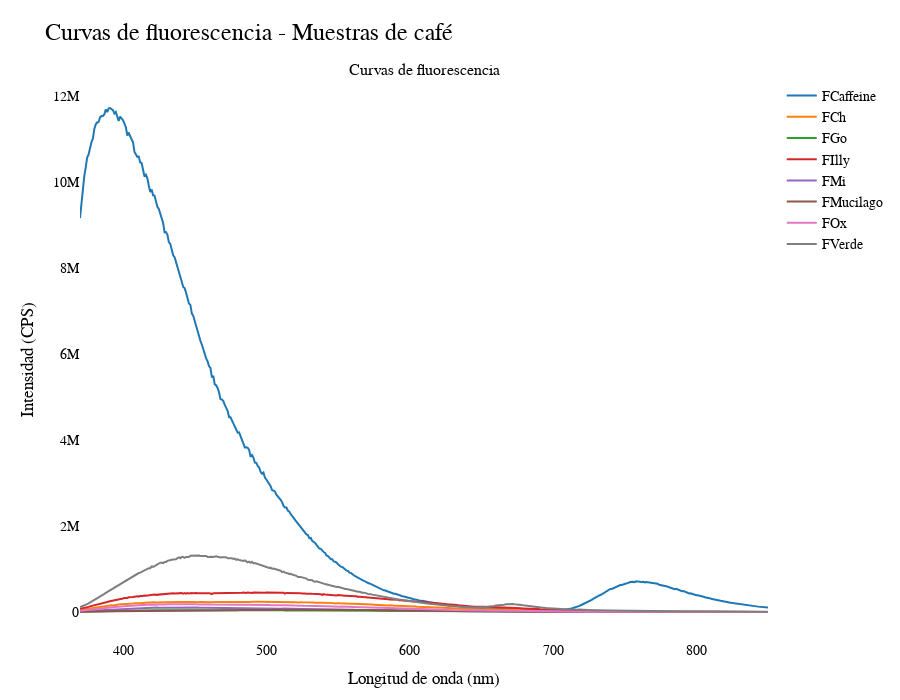

This figure's notebook cell:
### Code cell
import pandas as pd
import numpy as np
import plotly.graph_objects as go
from plotly.subplots import make_subplots
from datetime import datetime
import os

# === Ruta base relativa
ruta_base = os.getcwd()

# === Archivos de fluorescencia
archivos_fluo = [f for f in os.listdir(ruta_base) if f.endswith("_data.csv")]

# === Regiones espectrales para fluorescencia
regiones = {
    '300–400 nm': (300, 400),
    '400–500 nm': (400, 500),
    '500–600 nm': (500, 600),
    '600–700 nm': (600, 700),
    '700–800 nm': (700, 800),
    '800–900 nm': (800, 900)
}

# === Función para leer y limpiar
def leer_fluo(filepath):
    df = pd.read_csv(filepath)
    df["CPS"] = pd.to_numeric(df["CPS"], errors="coerce")
    return df.dropna()

# === Colores para curvas
colores_plotly = [
    '#1f77b4', '#ff7f0e', '#2ca02c', '#d62728',
    '#9467bd', '#8c564b', '#e377c2', '#7f7f7f',
    '#bcbd22', '#17becf', '#aec7e8', '#ffbb78'
]

# === Figura principal
fig = make_subplots(
    rows=1, cols=1,
    subplot_titles=("Curvas de fluorescencia",),
    shared_xaxes=False,
    shared_yaxes=False
)

metricas = []

for i, archivo in enumerate(archivos_fluo):
    nombre_base = archivo.replace("_data.csv", "")
    df = leer_fluo(os.path.join(ruta_base, archivo))

    fig.add_trace(go.Scatter(
        x=df["nm"],
        y=df["CPS"],
        mode='lines',
        name=nombre_base,
        line=dict(color=colores_plotly[i % len(colores_plotly)])
    ), row=1, col=1)

    max_val = df["CPS"].max()
    min_val = df["CPS"].min()
    avg = df["CPS"].mean()
    std = df["CPS"].std()
    auc = np.trapezoid(df["CPS"], df["nm"])
    lambda_max = df["nm"][df["CPS"].idxmax()]
    lambda_min = df["nm"][df["CPS"].idxmin()]

    proms_reg = {}
    for region, (a, b) in regiones.items():
        reg_vals = df.loc[(df["nm"] >= a) & (df["nm"] <= b), "CPS"]
        proms_reg[region] = f"{reg_vals.mean():.2f}" if not reg_vals.empty else "—"

    metricas.append({
        'Tipo': 'Fluorescencia',
        'Color de curva': colores_plotly[i % len(colores_plotly)],
        'Curva': nombre_base,
        'Máx': round(max_val, 2),
        'Mín': round(min_val, 2),
        'Promedio': round(avg, 2),
        'Desv. Std': round(std, 2),
        'AUC': round(auc, 2),
        'λ máx (nm)': round(lambda_max, 2),
        'λ mín (nm)': round(lambda_min, 2),
        **proms_reg
    })

# === Tabla HTML
df_metricas = pd.DataFrame(metricas)
tabla_html = "<table class='styled-table'><thead><tr>"
for col in df_metricas.columns:
    tabla_html += f"<th>{col}</th>"
tabla_html += "</tr></thead><tbody>"
for _, row in df_metricas.iterrows():
    tabla_html += "<tr>"
    for col in df_metricas.columns:
        if col == "Color de curva":
            tabla_html += f"<td style='background-color:{row[col]};'></td>"
        else:
            tabla_html += f"<td>{row[col]}</td>"
    tabla_html += "</tr>"
tabla_html += "</tbody></table>"

# === Configuración de layout
fig.update_layout(
    title="Curvas de fluorescencia - Muestras de café",
    title_font_size=24,
    title_x=0.05,
    plot_bgcolor="white",
    paper_bgcolor="white",
    font=dict(family="Arial", size=14, color="black"),
    margin=dict(l=80, r=50, t=80, b=60),
    height=700,
    xaxis_title="Longitud de onda (nm)",
    yaxis_title="Intensidad (CPS)"
)

# === HTML Final
fecha = datetime.now().strftime('%d-%m-%Y %H:%M:%S')
grafica_html = fig.to_html(full_html=False, include_plotlyjs='cdn')

html_final = f"""
<!DOCTYPE html>
<html lang="es">
<head>
  <meta charset="UTF-8">
  <title>Reporte UV-Vis - Café (Fluorescencia)</title>
  <meta name="viewport" content="width=device-width, initial-scale=1.0">
  <style>
    body {{
      font-family: 'Segoe UI', Tahoma, sans-serif;
      margin: 40px;
      background-color: #fdfdfd;
      color: #222;
    }}
    h1 {{
      color: #111;
    }}
    h2 {{
      margin-top: 40px;
    }}
    .info {{
      margin-bottom: 20px;
    }}
    .lab {{
      margin-top: 40px;
      font-size: 0.95em;
      background-color: #f0f8ff;
      padding: 15px;
      border-left: 6px solid #009879;
    }}
    .styled-table {{
      border-collapse: collapse;
      margin-top: 20px;
      font-size: 1em;
      width: 100%;
      box-shadow: 0 0 10px rgba(0, 0, 0, 0.05);
    }}
    .styled-table thead tr {{
      background-color: #009879;
      color: #ffffff;
      text-align: left;
    }}
    .styled-table th, .styled-table td {{
      padding: 12px 15px;
      border: 1px solid #ddd;
      text-align: center;
    }}
    .styled-table tbody tr:nth-child(even) {{
      background-color: #f3f3f3;
    }}
    .plotly-graph-div {{
      width: 100% !important;
      height: auto !important;
    }}
  </style>
</head>
<body>

  <h1>Curvas de fluorescencia</h1> 

  <div class="info">
    <p><strong>Fecha:</strong> {fecha}</p>
  </div>

  {grafica_html}

  <h2>Métricas espectrales por curva</h2>
  {tabla_html}

  <div>
    <p>Las curvas permiten identificar regiones espectrales relevantes para el estudio de compuestos activos en muestras de café. Las métricas estadísticas complementan esta visualización proporcionando información clave sobre el comportamiento espectral en distintas regiones.</p>
  </div>

  <div class="lab">
    <strong>Nombre del proyecto: CafeLab</strong><br><br>
    <strong>Colaboradores:</strong><br>
    Martín Rodolfo Palomino Merino – Profesor investigador, jefe responsable del laboratorio de caracterización de materiales (FCFM-BUAP).<br>
    Lizeth Jazmín Orozco García – Colaboradora principal.<br>
    Julio Alfredo Ballinas García – Colaborador del proyecto.
  </div>

</body>
</html>
"""

# === Guardar archivo
ruta_salida = os.path.join(ruta_base, "Reporte_Cafe_Fluorescencia.html")
with open(ruta_salida, "w", encoding="utf-8") as f:
    f.write(html_final)

ruta_salida


print(f"Archivo HTML guardado en: {ruta_salida}")
print("Rango de longitudes de onda:", df['nm'].min(), "a", df['nm'].max())
fig.show()

### Figure 1 — Plotly figure (JSON) as saved in the notebook; plotly's stock layout.template omitted (floating-point values rounded to 4 significant figures; data arrays with more than 128 entries replaced by an {"elided": "..."} marker saying what was removed)
{"data": [{"line": {"color": "#1f77b4"}, "mode": "lines", "name": "FCaffeine", "type": "scatter", "x": {"elided": "481 int values"}, "xaxis": "x", "y": {"elided": "481 int values"}, "yaxis": "y"}, {"line": {"color": "#ff7f0e"}, "mode": "lines", "name": "FCh", "type": "scatter", "x": {"elided": "481 int values"}, "xaxis": "x", "y": {"elided": "481 int values"}, "yaxis": "y"}, {"line": {"color": "#2ca02c"}, "mode": "lines", "name": "FGo", "type": "scatter", "x": {"elided": "481 int values"}, "xaxis": "x", "y": {"elided": "481 int values"}, "yaxis": "y"}, {"line": {"color": "#d62728"}, "mode": "lines", "name": "FIlly", "type": "scatter", "x": {"elided": "481 int values"}, "xaxis": "x", "y": {"elided": "481 int values"}, "yaxis": "y"}, {"line": {"color": "#9467bd"}, "mode": "lines", "name": "FMi", "type": "scatter", "x": {"elided": "481 int values"}, "xaxis": "x", "y": {"elided": "481 int values"}, "yaxis": "y"}, {"line": {"color": "#8c564b"}, "mode": "lines", "name": "FMucilago", "type": "scatter", "x": {"elided": "481 int values"}, "xaxis": "x", "y": {"elided": "481 int values"}, "yaxis": "y"}, {"line": {"color": "#e377c2"}, "mode": "lines", "name": "FOx", "type": "scatter", "x": {"elided": "481 int values"}, "xaxis": "x", "y": {"elided": "481 int values"}, "yaxis": "y"}, {"line": {"color": "#7f7f7f"}, "mode": "lines", "name": "FVerde", "type": "scatter", "x": {"elided": "481 int values"}, "xaxis": "x", "y": {"elided": "481 int values"}, "yaxis": "y"}], "layout": {"annotations": [{"font": {"size": 16}, "showarrow": false, "text": "Curvas de fluorescencia", "x": 0.5, "xanchor": "center", "xref": "paper", "y": 1, "yanchor": "bottom", "yref": "paper"}], "font": {"color": "black", "family": "Arial", "size": 14}, "height": 700, "margin": {"b": 60, "l": 80, "r": 50, "t": 80}, "paper_bgcolor": "white", "plot_bgcolor": "white", "title": {"font": {"size": 24}, "text": "Curvas de fluorescencia - Muestras de café", "x": 0.05}, "xaxis": {"anchor": "y", "domain": [0, 1], "title": {"text": "Longitud de onda (nm)"}}, "yaxis": {"anchor": "x", "domain": [0, 1], "title": {"text": "Intensidad (CPS)"}}}}
